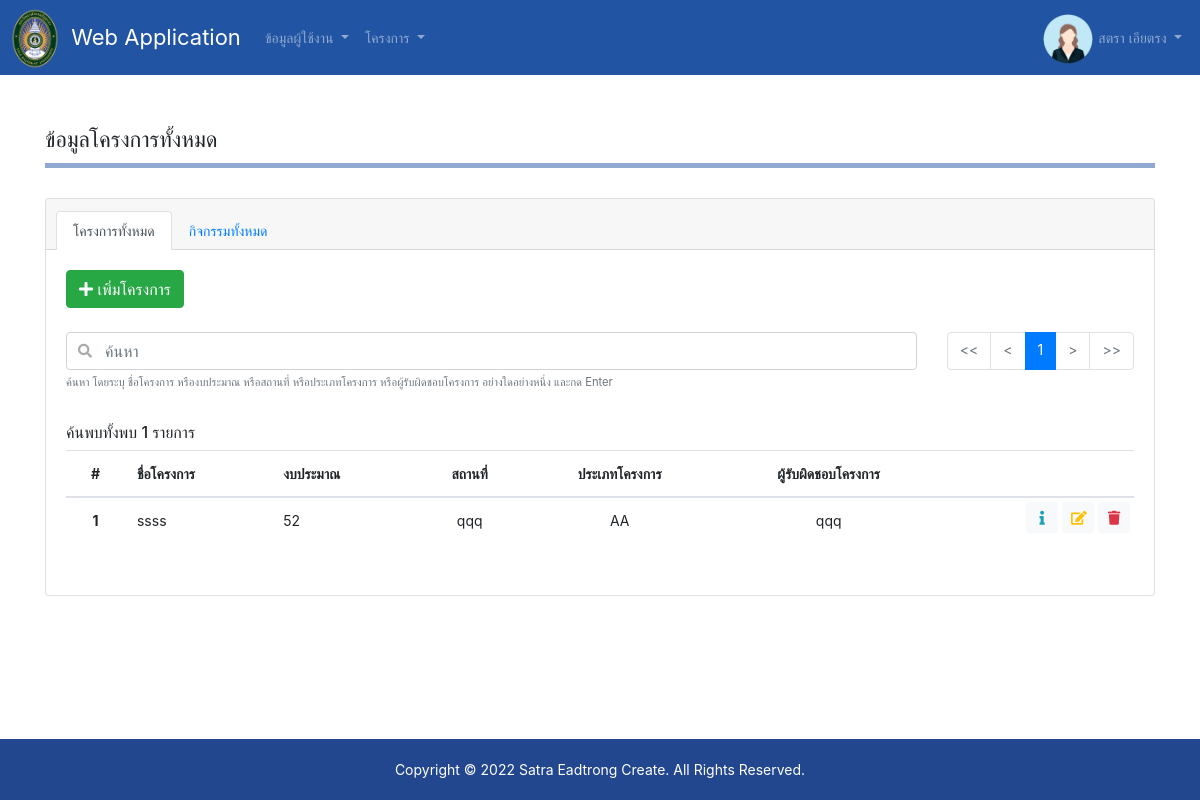
The app's page /?page=project (signed in), older data.
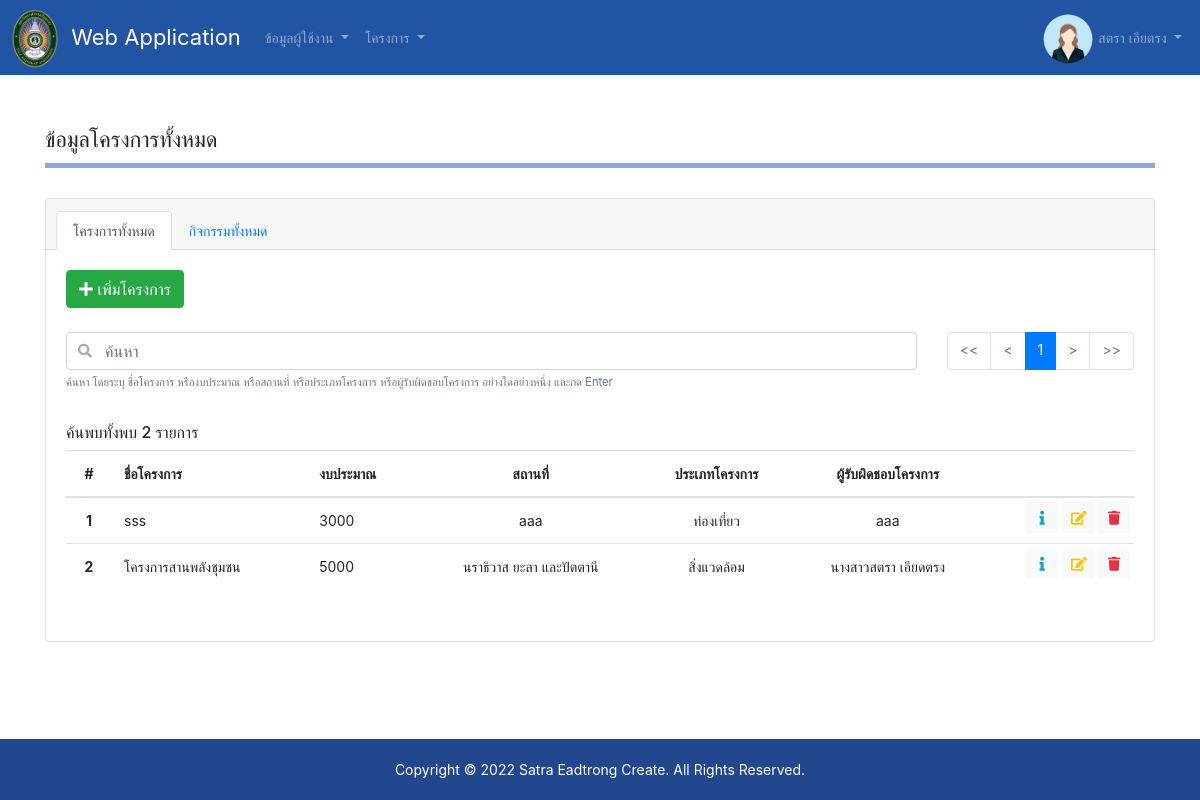
The same page, newer data.
### tables this page shows
CREATE TABLE `project` (
  `project_id` int(11) NOT NULL,
  `project_name` text NOT NULL,
  `project_money` double NOT NULL,
  `project_place` text NOT NULL,
  `project_type_id` int(11) NOT NULL,
  `project_name_all` text NOT NULL,
  `user` int(11) NOT NULL,
  `date` datetime NOT NULL
);

CREATE TABLE `project_type` (
  `project_type_id` int(11) NOT NULL,
  `project_type_name` text NOT NULL
);

### php/config.all.php (called while the page is built, shortened)
<?php
    if( $_SERVER["HTTP_HOST"]=="pts.yru.ac.th" ) {
        $ROOT = "/pts/";
        $MODE = "production";
        $HOST = "localhost";
        $USER = "";
        $PASS = "";
        $DBNAME = "";
    } else {
        $HOST = "localhost";
        $USER = "root";
        $PASS = "";
        $DBNAME = "db_projectapi";
    }
    $DATABASE = new Database($HOST, $USER, $PASS, $DBNAME);
	$GLOBAL = array(
		"ALLOW_SIZE"=>10,
		"ALLOW_PDF"=>array("pdf"),
		"ALLOW_IMAGE"=>array("png", "jpg", "jpeg", "gif"),
        "ALLOW_DOC"=>array("pdf", "doc", "docx", "jpg", "png", "xls", "xlsx"),
        "SHOW"=>50,
        "PAGE_SHOW"=>7,
        "YEAR_FARM"=>100
    );

### php/class.database.php (called while the page is built, shortened)
<?php
	class Database {
		var $host = null;
		var $user = null;
		var $pass = null;
		var $dbname = null;
		var $charset = null;
		var $conn = null;
		public function __construct($host, $user, $pass, $dbname, $charset="UTF8") {
			$this->host = $host;
			$this->user = $user;
			$this->pass = $pass;
			$this->dbname = $dbname;
			$this->charset = $charset;
		}
		public function Close() {
			if(!$this->conn->connect_error) return $this->conn->close();
			return null;
		}
		private function Connect() {
			$host = $this->host;
			$user = $this->user;
			$pass = $this->pass;
			$dbname = $this->dbname;
			$this->conn = @new mysqli( $host , $user , $pass, $dbname );
			$this->conn->query("SET NAMES ".$this->charset);
			$this->conn->query("SET sql_mode = 'NO_AUTO_CREATE_USER,NO_ENGINE_SUBSTITUTION'");
		}
		public function Query($sql) {
			$q = $this->conn->query($sql);
			return $q;
		}
		public function QueryObj($sql, $index="") {
			$obj = array();
			$result = $this->Query($sql);
			while($row = $result->fetch_assoc()) {
				if($index=="") $obj[] = $row;
                else $obj[$row[$index]] = $row;
			}
			return $obj;
		}
	}

### pages/project/tab1/view.php (the view, shortened to what the rows shown need)
<?php
    $p = @$_GET["p"]*1; if($p==0) $p = 1;
    $condition_search = "";
    $sql = "
        SELECT
            p.*,
            pt.project_type_name
        FROM project p
            INNER JOIN project_type pt ON pt.project_type_id = p.project_type_id
        WHERE 1=1
            ".$condition_search."
        ORDER BY p.project_id DESC
    ";
    $show = $GLOBAL["SHOW"];
    $all = sizeof( $DATABASE->QueryObj($sql) );
    $start = ($p-1)*$show;
    $objData = $DATABASE->QueryObj($sql." LIMIT ".$start.", ".$show);
?>
<div class="table-responsive">
    <table class="table">
        <thead>
            <tr>
                <th scope="col" class="text-center">#</th>
                <th scope="col">ชื่อโครงการ</th>
                <th scope="col" class="">งบประมาณ</th>
                <th scope="col" class="text-center">สถานที่</th>
                <th scope="col" class="text-center">ประเภทโครงการ</th>
                <th scope="col" class="text-center">ผู้รับผิดชอบโครงการ</th>
                <th scope="col"></th>
            </tr>
        </thead>
        <tbody>
            <?php
                foreach($objData as $key=>$row) {
                    $sql = "
                        SELECT
                            project.*,
                            project_type.project_type_name
                        FROM project
                            INNER JOIN project_type ON project_type.project_type_id=project.project_type_id
                        WHERE project.project_id='".$row["project_id"]."'
                        ORDER BY project_type.project_type_name
                    ";
                    $obj = $DATABASE->QueryObj($sql);
                    echo '
                        <tr data-json="'.htmlspecialchars(json_encode($row)).'">
                            <th class="text-center order">'.(($show*($p-1))+($key+1)).'</th>
                            <td>'.$row["project_name"].'</td>
                            <td class="">'.$row["project_money"].'</td>
                            <td class="text-center">'.$row["project_place"].'</td>
                            <td class="text-center">'.$row["project_type_name"].'</td>
                            <td class="text-center">'.$row["project_name_all"].'</td>
                            <td class="p-0 pt-1 pr-1 text-right">
                                <a href="./?page=project-data&project_id='.$row["project_id"].'" title="เปิดดูรายละเอียด" class="btn btn-light text-info btn-sm" style="width: 32px">
                                    <i class="fa fa-info"></i>
                                </a>
                                <button title="แก้ไข" class="btn-edit btn btn-light text-warning btn-sm" style="width: 32px">
                                    <i class="fa fa-edit"></i>
                                </button>
                                <button title="ลบ" class="btn-del btn btn-light text-danger btn-sm" style="width: 32px">
                                    <i class="fa fa-trash"></i>
                                </button>
                            </td>
                        </tr>
                    ';
                }
            ?>
        </tbody>
    </table>
</div>

Row changes from the older to the newer data that the page shows:
removed project: key "1", project_name "ssss", project_money "52", project_place "qqq", project_type.project_type_name "AA", project_name_all "qqq"
added project: key "1", project_name "sss", project_money "3000", project_place "aaa", project_type.project_type_name "ท่องเที่ยว", project_name_all "aaa"
added project: key "2", project_name "โครงการสานพลังชุมชน", project_money "5000", project_place "นราธิวาส ยะลา และปัตตานี", project_type.project_type_name "สิ่งแวดล้อม", project_name_all "นางสาวสตรา เอียดตรง"
Text that changed along with them:
$all: "1" → "2"
